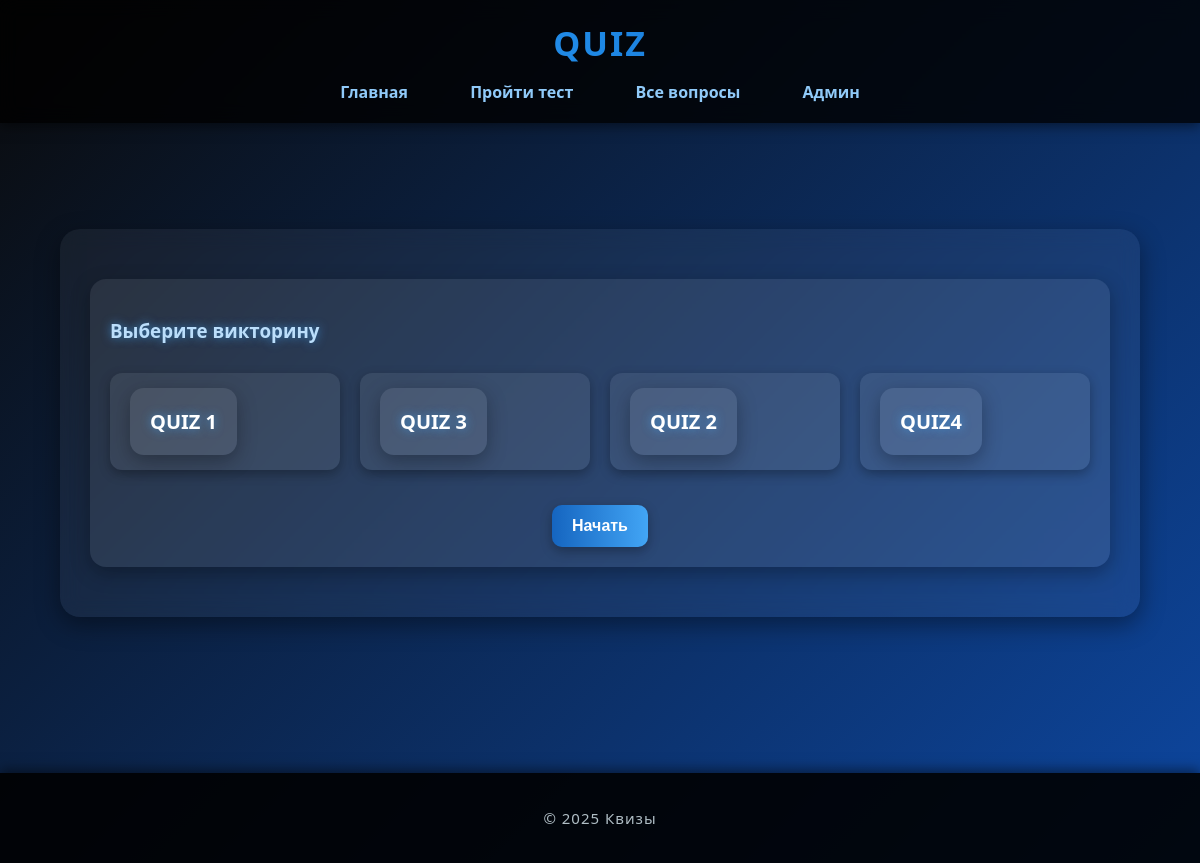
The app's page /quiz_menu/, older data.
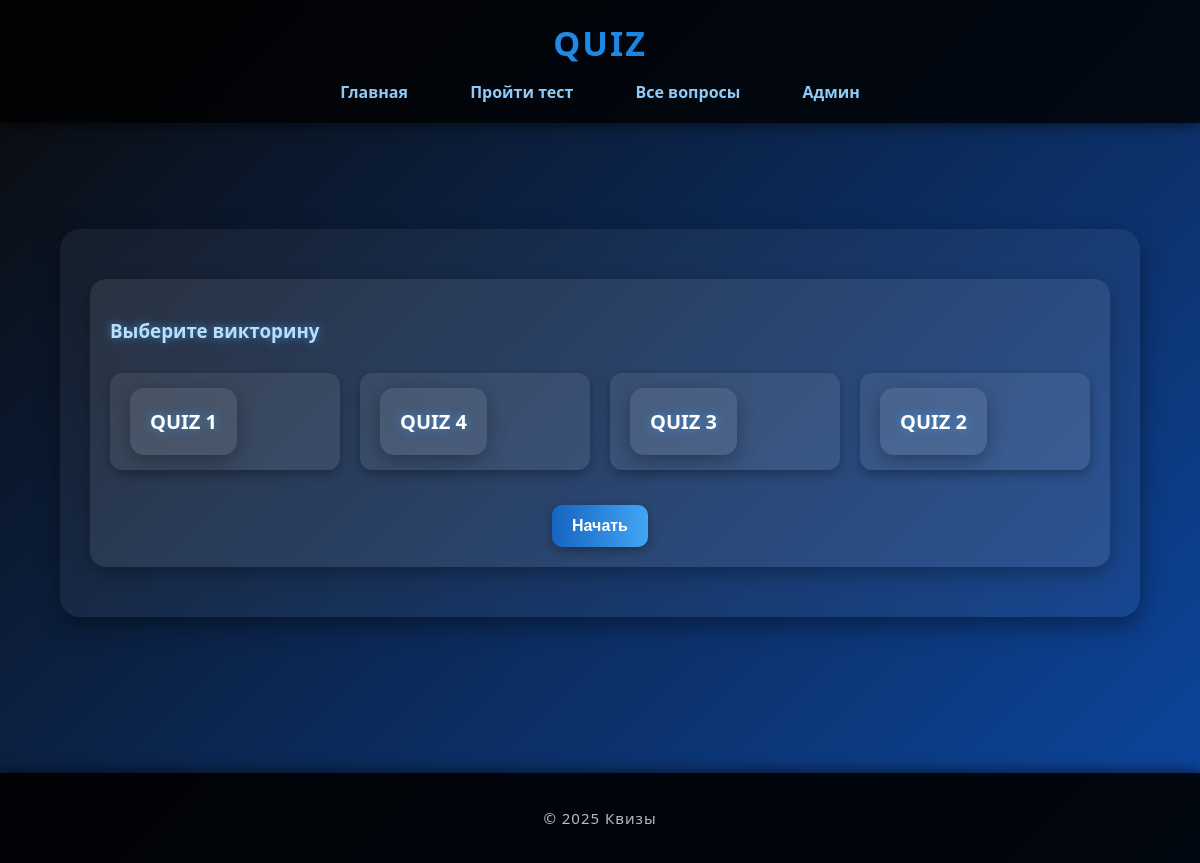
The same page, newer data.
### models.py (models this page shows, shortened)
class Quiz(db.Model):
    __tablename__ = 'quiz'
    id = db.Column(db.Integer, primary_key=True)
    name = db.Column(db.String(100), nullable=False)
    user_id = db.Column(db.Integer, db.ForeignKey('user.id'))
    questions = db.relationship(
        'Question',
        secondary=quiz_question,
        backref='quizes'
    )

### main.py (the view)
@app.route('/quiz_menu/')
def quiz_menu():
    quizes = Quiz.query.all()
    return render_template('quiz_menu.html', quizes=quizes, html_config=html_config)

### templates/quiz_menu.html (shortened to what this page needs)
{% extends "base.html" %}
{% block content %}
<div class="card">
    <h3>Выберите викторину</h3>
    <form method="POST" action="{{ url_for('view_quiz') }}" class="quiz-choice">
        <div class="quiz-list">
            {% for quiz in quizes %}
            <label class="quiz-option">
                <div class="quiz-card">
                    <h3>{{ quiz.name }}</h3>
                </div>
            </label>
            {% endfor %}
        </div>
        <div style="text-align:center; margin-top:20px;">
            <button type="submit"> Начать</button>
        </div>
    </form>
</div>
{% endblock %}

Row changes from the older to the newer data that the page shows:
removed Quiz: name "QUIZ4"
added Quiz: name "QUIZ 4"
